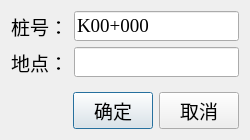
<?xml version="1.0" encoding="UTF-8"?>
<ui version="4.0">
 <class>ModifyPlaceDialog</class>
 <widget class="QDialog" name="ModifyPlaceDialog">
  <property name="geometry">
   <rect>
    <x>0</x>
    <y>0</y>
    <width>250</width>
    <height>125</height>
   </rect>
  </property>
  <property name="font">
   <font>
    <family>Times New Roman</family>
    <pointsize>14</pointsize>
   </font>
  </property>
  <property name="windowTitle">
   <string>修改监测点</string>
  </property>
  <property name="windowIcon">
   <iconset resource="../icons.qrc">
    <normaloff>:/icons/edit_square.png</normaloff>:/icons/edit_square.png</iconset>
  </property>
  <layout class="QGridLayout" name="gridLayout">
   <item row="4" column="0" colspan="2">
    <widget class="Line" name="line">
     <property name="lineWidth">
      <number>0</number>
     </property>
     <property name="orientation">
      <enum>Qt::Horizontal</enum>
     </property>
    </widget>
   </item>
   <item row="0" column="1">
    <widget class="QLineEdit" name="lineEdit_placeId">
     <property name="inputMask">
      <string>K99+999;0</string>
     </property>
    </widget>
   </item>
   <item row="0" column="0">
    <widget class="QLabel" name="label">
     <property name="font">
      <font>
       <family>宋体</family>
       <pointsize>14</pointsize>
      </font>
     </property>
     <property name="text">
      <string>桩号：</string>
     </property>
     <property name="alignment">
      <set>Qt::AlignRight|Qt::AlignTrailing|Qt::AlignVCenter</set>
     </property>
    </widget>
   </item>
   <item row="5" column="0" colspan="2">
    <widget class="QFrame" name="frame">
     <property name="sizePolicy">
      <sizepolicy hsizetype="Preferred" vsizetype="Fixed">
       <horstretch>0</horstretch>
       <verstretch>0</verstretch>
      </sizepolicy>
     </property>
     <property name="lineWidth">
      <number>0</number>
     </property>
     <layout class="QHBoxLayout" name="horizontalLayout_3">
      <property name="leftMargin">
       <number>0</number>
      </property>
      <property name="topMargin">
       <number>0</number>
      </property>
      <property name="rightMargin">
       <number>0</number>
      </property>
      <property name="bottomMargin">
       <number>0</number>
      </property>
      <item>
       <spacer name="horizontalSpacer">
        <property name="orientation">
         <enum>Qt::Horizontal</enum>
        </property>
        <property name="sizeHint" stdset="0">
         <size>
          <width>40</width>
          <height>20</height>
         </size>
        </property>
       </spacer>
      </item>
      <item>
       <widget class="QPushButton" name="pushButton_ok">
        <property name="text">
         <string>确定</string>
        </property>
        <property name="icon">
         <iconset resource="../icons.qrc">
          <normaloff>:/icons/ok_round.png</normaloff>:/icons/ok_round.png</iconset>
        </property>
        <property name="iconSize">
         <size>
          <width>20</width>
          <height>20</height>
         </size>
        </property>
       </widget>
      </item>
      <item>
       <widget class="QPushButton" name="pushButton_cancel">
        <property name="text">
         <string>取消</string>
        </property>
        <property name="icon">
         <iconset resource="../icons.qrc">
          <normaloff>:/icons/cancel_round.png</normaloff>:/icons/cancel_round.png</iconset>
        </property>
        <property name="iconSize">
         <size>
          <width>20</width>
          <height>20</height>
         </size>
        </property>
       </widget>
      </item>
     </layout>
    </widget>
   </item>
   <item row="1" column="0">
    <widget class="QLabel" name="label_2">
     <property name="text">
      <string>地点：</string>
     </property>
     <property name="alignment">
      <set>Qt::AlignRight|Qt::AlignTrailing|Qt::AlignVCenter</set>
     </property>
    </widget>
   </item>
   <item row="1" column="1">
    <widget class="QLineEdit" name="lineEdit_placeName"/>
   </item>
  </layout>
 </widget>
 <resources>
  <include location="../icons.qrc"/>
 </resources>
 <connections>
  <connection>
   <sender>pushButton_cancel</sender>
   <signal>clicked()</signal>
   <receiver>ModifyPlaceDialog</receiver>
   <slot>reject()</slot>
   <hints>
    <hint type="sourcelabel">
     <x>203</x>
     <y>98</y>
    </hint>
    <hint type="destinationlabel">
     <x>124</x>
     <y>62</y>
    </hint>
   </hints>
  </connection>
 </connections>
</ui>
